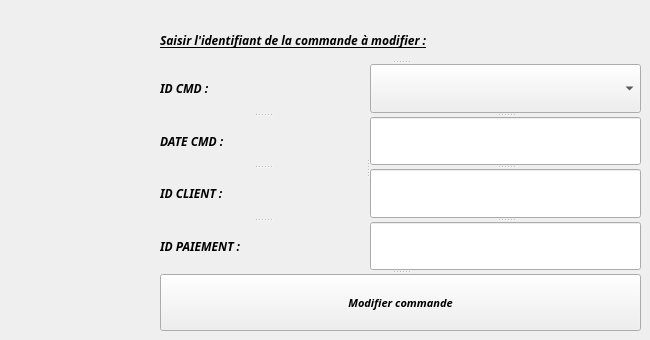
      <widget class="QWidget" name="tab_9">
       <attribute name="title">
        <string>MODIFICATION</string>
       </attribute>
       <widget class="QSplitter" name="splitter_5">
        <property name="geometry">
         <rect>
          <x>160</x>
          <y>20</y>
          <width>481</width>
          <height>311</height>
         </rect>
        </property>
        <property name="orientation">
         <enum>Qt::Vertical</enum>
        </property>
        <widget class="QSplitter" name="splitter_4">
         <property name="orientation">
          <enum>Qt::Vertical</enum>
         </property>
         <widget class="QLabel" name="label_18">
          <property name="font">
           <font>
            <family>Simplified Arabic Fixed</family>
            <pointsize>9</pointsize>
            <weight>75</weight>
            <italic>true</italic>
            <bold>true</bold>
            <underline>true</underline>
           </font>
          </property>
          <property name="text">
           <string>Saisir l'identifiant de la commande à modifier :</string>
          </property>
         </widget>
         <widget class="QSplitter" name="splitter_3">
          <property name="orientation">
           <enum>Qt::Horizontal</enum>
          </property>
          <widget class="QSplitter" name="splitter">
           <property name="orientation">
            <enum>Qt::Vertical</enum>
           </property>
           <widget class="QLabel" name="reference_8">
            <property name="font">
             <font>
              <family>Simplified Arabic Fixed</family>
              <pointsize>9</pointsize>
              <weight>75</weight>
              <italic>true</italic>
              <bold>true</bold>
              <underline>false</underline>
             </font>
            </property>
            <property name="text">
             <string>ID CMD :</string>
            </property>
           </widget>
           <widget class="QLabel" name="quantite_8">
            <property name="font">
             <font>
              <family>Simplified Arabic Fixed</family>
              <pointsize>9</pointsize>
              <weight>75</weight>
              <italic>true</italic>
              <bold>true</bold>
              <underline>false</underline>
             </font>
            </property>
            <property name="text">
             <string>DATE CMD :</string>
            </property>
           </widget>
           <widget class="QLabel" name="prix_7">
            <property name="font">
             <font>
              <family>Simplified Arabic Fixed</family>
              <pointsize>9</pointsize>
              <weight>75</weight>
              <italic>true</italic>
              <bold>true</bold>
              <underline>false</underline>
             </font>
            </property>
            <property name="text">
             <string>ID CLIENT :</string>
            </property>
           </widget>
           <widget class="QLabel" name="type_7">
            <property name="font">
             <font>
              <family>Simplified Arabic Fixed</family>
              <pointsize>9</pointsize>
              <weight>75</weight>
              <italic>true</italic>
              <bold>true</bold>
              <underline>false</underline>
             </font>
            </property>
            <property name="text">
             <string>ID PAIEMENT :</string>
            </property>
           </widget>
          </widget>
          <widget class="QSplitter" name="splitter_2">
           <property name="orientation">
            <enum>Qt::Vertical</enum>
           </property>
           <widget class="QComboBox" name="comboBox_3"/>
           <widget class="QLineEdit" name="nom_4"/>
           <widget class="QLineEdit" name="prenom_4"/>
           <widget class="QLineEdit" name="matricule_4"/>
          </widget>
         </widget>
        </widget>
        <widget class="QPushButton" name="modifier_2">
         <property name="font">
          <font>
           <family>Simplified Arabic Fixed</family>
           <pointsize>8</pointsize>
           <weight>75</weight>
           <italic>true</italic>
           <bold>true</bold>
           <underline>false</underline>
          </font>
         </property>
         <property name="text">
          <string>Modifier commande</string>
         </property>
        </widget>
       </widget>
      </widget>
